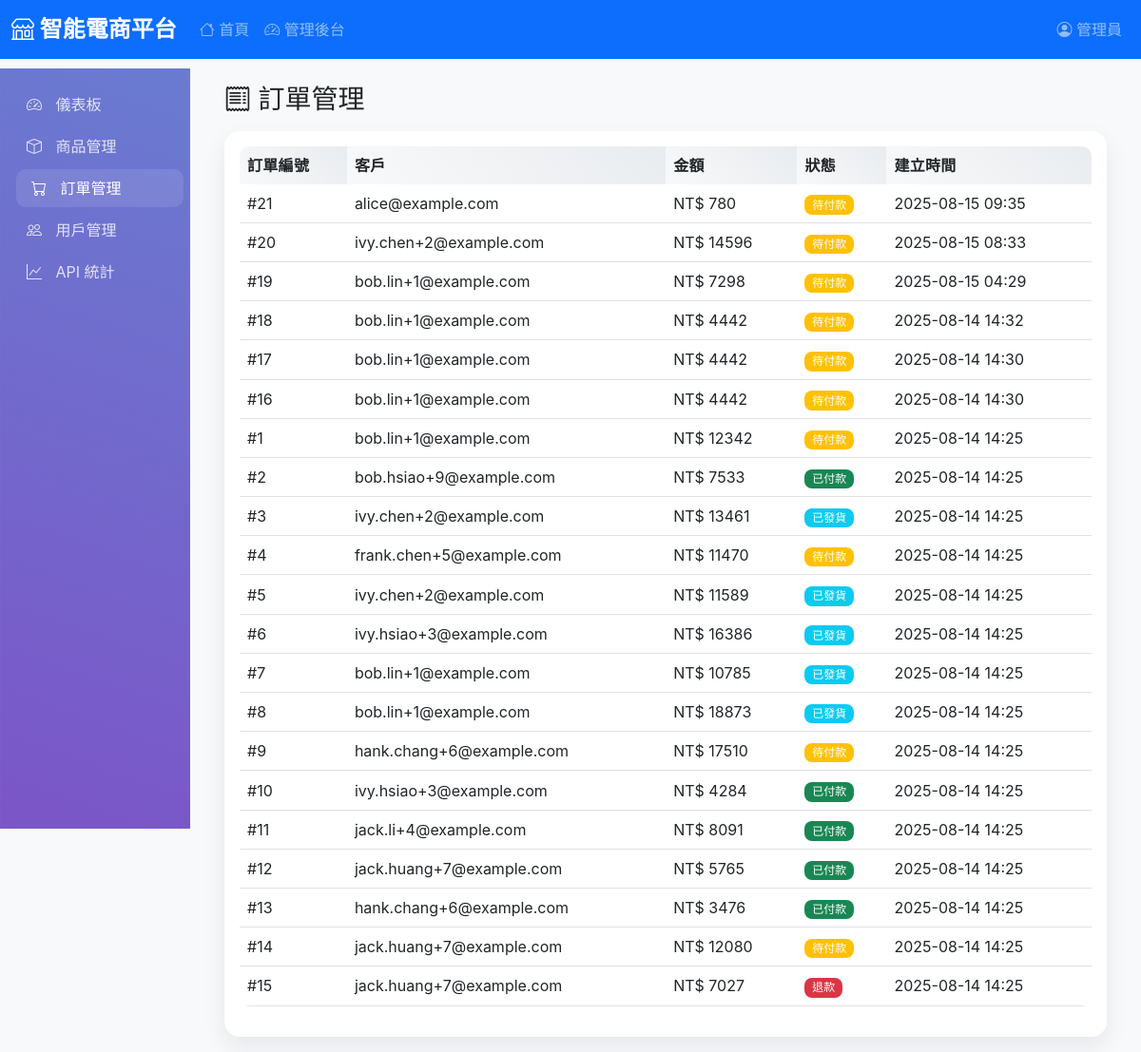
Page /admin/orders (signed in) on the committed database.
### app/models.py (models this page shows)
class TimestampMixin:
    created_at = Column(
        DateTime, server_default=func.now(), nullable=False,
        comment="建立時間（自動）", key="created_at"
    )
    updated_at = Column(
        DateTime, server_default=func.now(), onupdate=func.now(), nullable=False,
        comment="更新時間（自動）", key="updated_at"
    )
    deleted_at = Column(
        DateTime, nullable=True, comment="刪除時間（軟刪除用）", key="deleted_at"
    )

class Order(Base, TimestampMixin):
    __tablename__ = "orders"
    id = Column(Integer, primary_key=True, comment="訂單唯一 ID", key="id")
    store_id = Column(Integer, ForeignKey("stores.id"), nullable=False, comment="商店 ID", key="store_id")
    user_id = Column(Integer, ForeignKey("users.id"), nullable=False, comment="使用者 ID", key="user_id")
    total = Column(Integer, nullable=False, comment="訂單總金額", key="total")
    status = Column(Enum(OrderStatus), nullable=False, default=OrderStatus.PENDING, comment="訂單狀態", key="status")
    remark = Column(Text, nullable=True, comment="訂單備註", key="remark")
    coupon = Column(String(100), nullable=True, comment="訂單優惠券代碼", key="coupon")
    delivery_id = Column(Integer, ForeignKey("deliveries.id"), nullable=True, comment="訂單發貨資料 ID", key="delivery_id")
    payment_id = Column(Integer, ForeignKey("payments.id"), nullable=True, comment="訂單付款資料 ID", key="payment_id")
    store = relationship("Store", back_populates="orders")
    user = relationship("User", back_populates="orders")
    order_items = relationship("OrderItem", back_populates="order", cascade="all, delete-orphan")
    delivery = relationship("Delivery", back_populates="order", uselist=False)
    payment = relationship("Payment", back_populates="order", uselist=False)
    logs = relationship("OrderLog", back_populates="order", cascade="all, delete-orphan")

class User(Base, TimestampMixin):
    __tablename__ = "users"
    id = Column(Integer, primary_key=True, comment="使用者唯一 ID", key="id")
    account = Column(String(100), unique=True, nullable=False, comment="帳號（唯一）", key="account")
    password = Column(String(255), nullable=False, comment="雜湊後密碼", key="password")
    name = Column(String(100), nullable=False, comment="姓名", key="name")
    email = Column(String(255), unique=True, nullable=False, comment="電子郵件", key="email")
    phone = Column(String(50), nullable=True, comment="電話", key="phone")
    address = Column(String(500), nullable=True, comment="地址", key="address")
    birthday = Column(Date, nullable=True, comment="生日", key="birthday")
    register_ip = Column(String(50), nullable=True, comment="註冊 IP", key="register_ip")
    wallet = Column(Integer, nullable=False, default=0, comment="錢包餘額", key="wallet")
    award = Column(Integer, nullable=False, default=0, comment="獎金餘額", key="award")
    referee_id = Column(Integer, ForeignKey("users.id"), nullable=True, comment="推薦人使用者 ID", key="referee_id")
    level = Column(Enum(UserLevel), nullable=False, default=UserLevel.FIRST, comment="會員等級", key="level")
    real_name_id = Column(Integer, ForeignKey("real_names.id"), nullable=True, comment="實名資料 ID", key="real_name_id")
    admin_roles = relationship("Admin", back_populates="user")
    referee = relationship("User", remote_side=[id], backref="referrals")
    real_name = relationship("RealName", back_populates="user", uselist=False)
    orders = relationship("Order", back_populates="user", cascade="all, delete-orphan")
    wallet_records = relationship("WalletRecord", back_populates="user", cascade="all, delete-orphan", foreign_keys="WalletRecord.user_id")

### app/web_api.py (the view)
@app.route('/admin/orders')
@admin_required(AdminLevel.STAFF)
def admin_orders():
    orders = Order.query.order_by(Order.created_at.desc()).all()
    return render_template('admin/orders.html', orders=orders)

### app/web_api.py (called while the page is built)
def admin_required(level: AdminLevel = AdminLevel.STAFF):
    def decorator(f):
        @wraps(f)
        def wrapper(*args, **kwargs):
            if 'user_id' not in session:
                flash('請先登入', 'warning')
                return redirect(url_for('login'))
            user = User.query.get(session['user_id'])
            if not user:
                session.clear()
                return redirect(url_for('login'))
            if user.level.value < level.value:
                flash('權限不足', 'danger')
                return redirect(url_for('admin_dashboard'))
            return f(*args, **kwargs)
        return wrapper
    return decorator

### app/templates/admin/orders.html (shortened to what this page needs)
{% extends "base.html" %}
{% block content %}
<div class="container-fluid py-3">
  <h3 class="mb-3"><i class="bi bi-receipt"></i> 訂單管理</h3>
  <div class="card">
    <div class="card-body">
      <div class="table-responsive">
        <table class="table align-middle">
          <thead>
            <tr>
              <th>訂單編號</th>
              <th>客戶</th>
              <th>金額</th>
              <th>狀態</th>
              <th>建立時間</th>
            </tr>
          </thead>
          <tbody>
            {% for o in orders %}
            <tr>
              <td>#{{ o.id }}</td>
              <td>{{ o.user.email if o.user else '—' }}</td>
              <td>NT$ {{ o.total }}</td>
              <td>
                {% if o.status.value == 1 %}
                  <span class="badge bg-warning">待付款</span>
                {% elif o.status.value == 2 %}
                  <span class="badge bg-success">已付款</span>
                {% elif o.status.value == 3 %}
                  <span class="badge bg-info">已發貨</span>
                {% else %}
                  <span class="badge bg-danger">退款</span>
                {% endif %}
              </td>
              <td>{{ o.created_at.strftime('%Y-%m-%d %H:%M') if o.created_at else '—' }}</td>
            </tr>
            {% endfor %}
          </tbody>
        </table>
      </div>
    </div>
  </div>
</div>
{% endblock %}

### app/templates/base.html (style rules this page uses)
:root { --primary-color: #0d6efd; --secondary-color: #6c757d; --success-color: #198754; --info-color: #0dcaf0; --warning-color: #ffc107; --danger-color: #dc3545; --light-color: #f8f9fa; --dark-color: #212529; }
body { font-family: 'Inter', 'Segoe UI', -apple-system, BlinkMacSystemFont, "Helvetica Neue", Arial, sans-serif; background-color: #f8f9fa; }
.card { border: none; border-radius: 16px; box-shadow: 0 10px 24px rgba(15, 30, 67, 0.08); transition: all 0.3s ease; }
.table { border-radius: 10px; overflow: hidden; }
.table thead th { background: linear-gradient(45deg, #f8f9fa, #e9ecef); border: none; font-weight: 700; letter-spacing: 0.3px; color: var(--dark-color); }
.badge { border-radius: 8px; font-weight: 500; }

### rows in the picture
Order: id "21", user "alice@example.com", total "780", status "待付款", created_at "2025-08-15 09:35"
Order: id "20", user "ivy.chen+2@example.com", total "14596", status "待付款", created_at "2025-08-15 08:33"
Order: id "19", user "bob.lin+1@example.com", total "7298", status "待付款", created_at "2025-08-15 04:29"
Order: id "18", user "bob.lin+1@example.com", total "4442", status "待付款", created_at "2025-08-14 14:32"
Order: id "17", user "bob.lin+1@example.com", total "4442", status "待付款", created_at "2025-08-14 14:30"
Order: id "16", user "bob.lin+1@example.com", total "4442", status "待付款", created_at "2025-08-14 14:30"
Order: id "1", user "bob.lin+1@example.com", total "12342", status "待付款", created_at "2025-08-14 14:25"
Order: id "2", user "bob.hsiao+9@example.com", total "7533", status "已付款", created_at "2025-08-14 14:25"
Order: id "3", user "ivy.chen+2@example.com", total "13461", status "已發貨", created_at "2025-08-14 14:25"
Order: id "4", user "frank.chen+5@example.com", total "11470", status "待付款", created_at "2025-08-14 14:25"
Order: id "5", user "ivy.chen+2@example.com", total "11589", status "已發貨", created_at "2025-08-14 14:25"
Order: id "6", user "ivy.hsiao+3@example.com", total "16386", status "已發貨", created_at "2025-08-14 14:25"
Order: id "7", user "bob.lin+1@example.com", total "10785", status "已發貨", created_at "2025-08-14 14:25"
Order: id "8", user "bob.lin+1@example.com", total "18873", status "已發貨", created_at "2025-08-14 14:25"
Order: id "9", user "hank.chang+6@example.com", total "17510", status "待付款", created_at "2025-08-14 14:25"
Order: id "10", user "ivy.hsiao+3@example.com", total "4284", status "已付款", created_at "2025-08-14 14:25"
Order: id "11", user "jack.li+4@example.com", total "8091", status "已付款", created_at "2025-08-14 14:25"
Order: id "12", user "jack.huang+7@example.com", total "5765", status "已付款", created_at "2025-08-14 14:25"
Order: id "13", user "hank.chang+6@example.com", total "3476", status "已付款", created_at "2025-08-14 14:25"
Order: id "14", user "jack.huang+7@example.com", total "12080", status "待付款", created_at "2025-08-14 14:25"
Order: id "15", user "jack.huang+7@example.com", total "7027", status "退款", created_at "2025-08-14 14:25"
